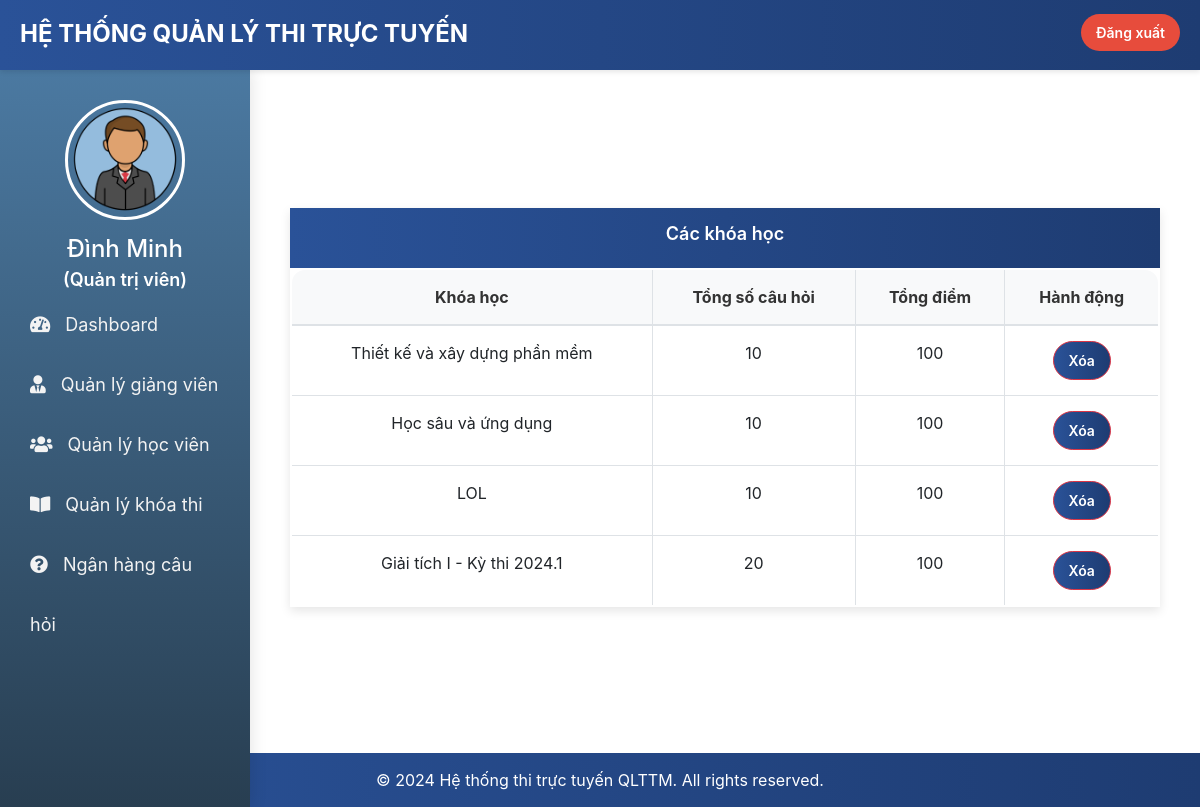
The app's page /admin-view-course (signed in) with its own data.
### exam/models.py (models this page shows, shortened)
class Course(models.Model):
    course_name = models.CharField(max_length=50)
    question_number = models.PositiveIntegerField()
    total_marks = models.PositiveIntegerField()

### exam/views.py (the view)
# urls.py: path('admin-view-course', views.admin_view_course_view,name='admin-view-course'),
@login_required(login_url='adminlogin')
def admin_view_course_view(request):
    courses = models.Course.objects.all()
    return render(request,'exam/admin_view_course.html',{'courses':courses})

### templates/exam/admin_view_course.html (shortened to what this page needs)
{% extends 'exam/adminbase.html' %}
{% block content %}
{% load static %}
<head>
  <link rel="stylesheet" href="https://maxcdn.bootstrapcdn.com/bootstrap/4.5.2/css/bootstrap.min.css">
</head>
<br><br>
<div class="container">
  <div class="panel panel-primary rounded-0">
    <div class="panel-heading rounded-0">
      <h6 class="panel-title">Các khóa học</h6>
    </div>
    <table class="table table-hover table-bordered" id="dev-table">
      <thead>
        <tr>
          <th>Khóa học</th>
          <th>Tổng số câu hỏi</th>
          <th>Tổng điểm</th>
          <th>Hành động</th>
        </tr>
      </thead>
      <tbody>
        {% for t in courses %}
        <tr>
          <td>{{ t.course_name }}</td>
          <td>{{ t.question_number }}</td>
          <td>{{ t.total_marks }}</td>
          <td class="text-center">
            <a class="btn btn-danger btn-xs" style="border-radius: 25px;" href="{% url 'delete-course' t.id %}">
               Xóa
            </a>
          </td>
        </tr>
        {% endfor %}
      </tbody>
    </table>
  </div>
</div>
<br><br><br><br><br><br>
{% endblock content %}

### templates/exam/adminbase.html (shortened to what this page needs)
<!DOCTYPE html>
{% load static %}
<html lang="vi">
<head>
  <link rel="stylesheet" href="https://maxcdn.bootstrapcdn.com/bootstrap/4.4.1/css/bootstrap.min.css">
  <link rel="stylesheet" href="https://cdnjs.cloudflare.com/ajax/libs/font-awesome/5.12.1/css/all.min.css">
</head>
<body>
  <header>
    <div class="left_area">
      <h3>Hệ Thống Quản Lý Thi Trực Tuyến</h3>
    </div>
    <a href="/logout" class="logout_btn">Đăng xuất</a>
  </header>
  <div class="sidebar" id="sidebar">
    <center>
      <img src="{% static 'image/admin-avatar.png' %}" class="profile_image" alt="Admin Avatar">
      <h4>{{ request.user.first_name }}</h4>
      <h6>(Quản trị viên)</h6>
    </center>
    <a href="/admin-dashboard"><i class="fas fa-tachometer-alt"></i><span>Dashboard</span></a>
    <a href="/admin-teacher"><i class="fas fa-user-tie"></i><span>Quản lý giảng viên</span></a>
    <a href="/admin-student"><i class="fas fa-users"></i><span>Quản lý học viên</span></a>
    <a href="/admin-course"><i class="fas fa-book-open"></i><span>Quản lý khóa thi</span></a>
    <a href="/admin-question"><i class="fas fa-question-circle"></i><span>Ngân hàng câu hỏi</span></a>
  </div>
  <div class="content" id="content">
    {% block content %}{% endblock content %}
  </div>
  <footer>
    &copy; {% now 'Y' %} Hệ thống thi trực tuyến QLTTM. All rights reserved.
  </footer>
</body>
</html>

### templates/exam/adminbase.html (style rules this page uses)
body { margin: 0; padding: 0; font-family: 'Roboto', sans-serif; background-color: #f4f6f9; }
header { position: fixed; top: 0; left: 0; width: 100%; height: 70px; padding: 20px; z-index: 2; background: linear-gradient(to right, #2a5298, #1e3c72); color: #fff; box-shadow: 0 2px 5px rgba(0, 0, 0, 0.1); }
.left_area h3 { margin: 0; text-transform: uppercase; font-size: 24px; font-weight: 700; }
.logout_btn { padding: 8px 15px; background: #e74c3c; text-decoration: none; color: white; border-radius: 25px; font-size: 14px; font-weight: 600; float: right; margin-top: -35px; }
.sidebar { position: fixed; top: 70px; left: 0; width: 250px; height: calc(100% - 70px); background: linear-gradient(to bottom, #4b79a1, #283e51); color: white; padding-top: 30px; box-shadow: 2px 0 15px rgba(0, 0, 0, 0.1); z-index: 1; transition: all 0.3s ease; }
.sidebar .profile_image { width: 120px; height: 120px; border-radius: 50%; margin-bottom: 10px; border: 3px solid #fff; }
.sidebar h4, .sidebar h6 { color: white; margin: 5px 0; }
.sidebar a { color: #f3f3f3; font-size: 18px; display: block; line-height: 60px; padding: 0 30px; text-decoration: none; transition: all 0.3s ease; }
.sidebar i { padding-right: 15px; }
.content { margin-left: 250px; padding: 20px; margin-top: 70px; transition: margin-left 0.3s ease; }
footer { text-align: center; padding: 15px; background: linear-gradient(to right, #2a5298, #1e3c72); color: white; position: fixed; width: 100%; bottom: 0; }

### templates/exam/admin_view_course.html (style rules this page uses)
h6 { text-align: center; font-size: 18px; font-weight: 600; color: #fff; }
.panel { border-radius: 15px; box-shadow: 0 4px 10px rgba(0, 0, 0, 0.1); }
.panel-heading { background: linear-gradient(to right, #2a5298, #1e3c72); color: white; border-radius: 15px 15px 0 0; padding: 15px; }
.table { border-radius: 15px; overflow: hidden; border: none; }
.table th, .table td { padding: 15px; text-align: center; }
.table th { background-color: #f8f9fa; color: #333; }
.table-bordered { border-radius: 15px; border: 2px solid #ddd; }
.btn { background: linear-gradient(to right, #2a5298, #1e3c72); color: white; font-size: 14px; font-weight: 600; padding: 8px 15px; border-radius: 25px; transition: background-color 0.3s ease; }
.container { margin-top: 50px; padding: 20px; }

### records on screen
Course: course_name "Thiết kế và xây dựng phần mềm", question_number "10", total_marks "100"
Course: course_name "Học sâu và ứng dụng", question_number "10", total_marks "100"
Course: course_name "LOL", question_number "10", total_marks "100"
Course: course_name "Giải tích I - Kỳ thi 2024.1", question_number "20", total_marks "100"

### other values on screen
{{ request.user.first_name }} "Đình Minh"
